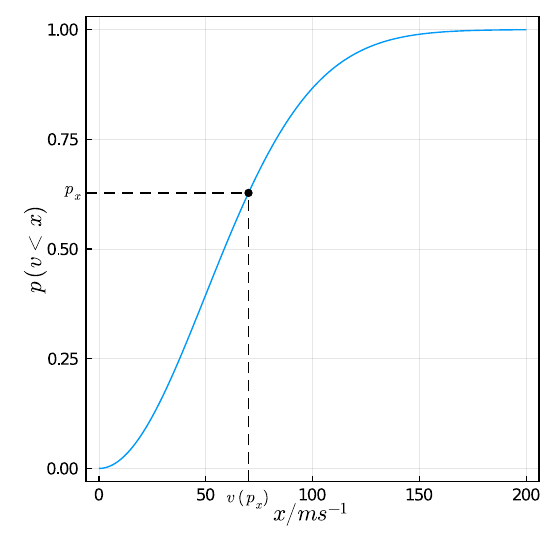

Write Julia code to recreate this figure.

using Plots
using LaTeXStrings

# Probability of v < x, given m and T
p(x;m = 1., T = 298.15, R = 8.3145) = -exp(-m*x^2/(2*R*T)) + 1

# Collect x
x = collect(0:0.1:200)

# Set y with m = 1, T = 298.15K, R = 8.3145 J/Kmol
y = p.(x)

# plot
plot(x,y,label="")
plot!(xlabel=L"x / m s^{-1}",ylabel=L"p~(v<x)")

xl = 70
yl = p(xl)
plot!([-10,xl],[yl,yl],label="",color="black",linestyle=:dash)
plot!([xl,xl],[-10,yl],label="",color="black",linestyle=:dash)
scatter!([xl],[yl],label="",color="black",markerstyle=:circle)

annotate!(xl,-0.07,text(L"v~(p_x)",8))
annotate!(-12,yl,text(L"p_x",8))

plot!(xlim=[0,200],ylim=[0,1])

plot!(size=(400,400),framestyle=:box)

savefig("vinverse.pdf")





